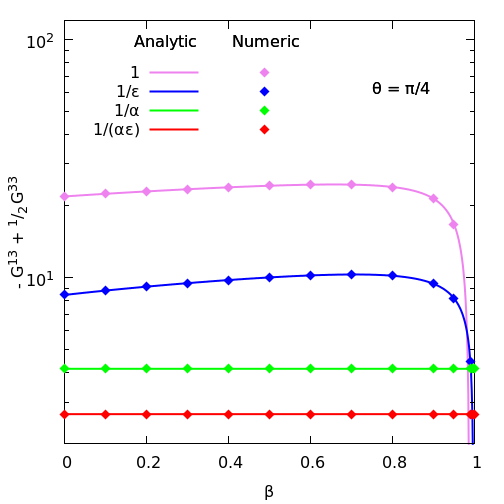

Source code (gnuplot):
#
 
set terminal pngcairo enhanced size 7in, 7in 
set output 'bubble-beta13.png'

set multiplot

set ylabel "- G^{13} + ^1/@_2  G^{33}"
set xlabel "{/Symbol b}"
set format y "10^{%T}"

set style line 1 lt 1 lw 2 pt 13 ps 1.2 lc rgb "red" 
set style line 2 lt 1 lw 2 pt 13 ps 1.2 lc rgb "green" 
set style line 3 lt 1 lw 2 pt 13 ps 1.2 lc rgb "blue" 
set style line 4 lt 1 lw 2 pt 13 ps 1.2 lc rgb "violet" 

set xrange [0:1]
set yrange [2:120]

set logscale y

#-----------------------------------------------------------------------------
set origin 0,0
set key at graph 0.35,0.9
set label "Analytic       Numeric" at graph 0.17, 0.95 left 
set label "{/Symbol q} = {/Symbol p}/4" at graph 0.75, 0.84 left 
#set label "{/Symbol q} = Pi/4" at graph 0.67, 0.85 left 
plot   \
  'math13beta.dat' u 1:(-$5) w l ls 4 t '1',\
  'math13beta.dat' u 1:(-$4) w l ls 3 t '1/{/Symbol e}',\
  'math13beta.dat' u 1:(-$3) w l ls 2 t '1/{/Symbol a}',\
  'math13beta.dat' u 1:(-$2) w l ls 1 t '1/{/Symbol (ae)}'

#-----------------------------------------------------------------------------
set origin 0,0
set xlabel " "
set ylabel " "
#set xtics -1,10, 100
#set ytics -1,200,1000
set format y "\  "
set format x "\ "
unset border
set key at graph 0.57,0.9

plot \
  'sfcalcres/beta1300.dat' u 1:(-$2) w p ls 4 t ' ',\
  'sfcalcres/beta1301.dat' u 1:(-$2) w p ls 3 t ' ',\
  'sfcalcres/beta1310.dat' u 1:(-$2) w p ls 2 t ' ',\
  'sfcalcres/beta1311.dat' u 1:(-$2) w p ls 1 t ' '
